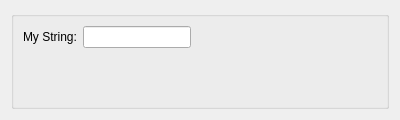
<?xml version="1.0" encoding="UTF-8"?>
<ui version="4.0">
 <class>TestModuleSimpleUIDialog</class>
 <widget class="QDialog" name="TestModuleSimpleUIDialog">
  <property name="geometry">
   <rect>
    <x>0</x>
    <y>0</y>
    <width>400</width>
    <height>120</height>
   </rect>
  </property>
  <property name="sizePolicy">
   <sizepolicy hsizetype="Fixed" vsizetype="Fixed">
    <horstretch>0</horstretch>
    <verstretch>0</verstretch>
   </sizepolicy>
  </property>
  <property name="minimumSize">
   <size>
    <width>300</width>
    <height>120</height>
   </size>
  </property>
  <property name="windowTitle">
   <string>Dialog</string>
  </property>
  <layout class="QVBoxLayout" name="verticalLayout">
   <item>
    <widget class="QGroupBox" name="groupBox">
     <property name="title">
      <string/>
     </property>
     <layout class="QFormLayout" name="formLayout">
      <property name="fieldGrowthPolicy">
       <enum>QFormLayout::FieldsStayAtSizeHint</enum>
      </property>
      <item row="0" column="0">
       <widget class="QLabel" name="label_3">
        <property name="text">
         <string>My String:</string>
        </property>
       </widget>
      </item>
      <item row="0" column="1">
       <widget class="QLineEdit" name="inputstring_"/>
      </item>
     </layout>
    </widget>
   </item>
  </layout>
 </widget>
 <resources/>
 <connections/>
</ui>
